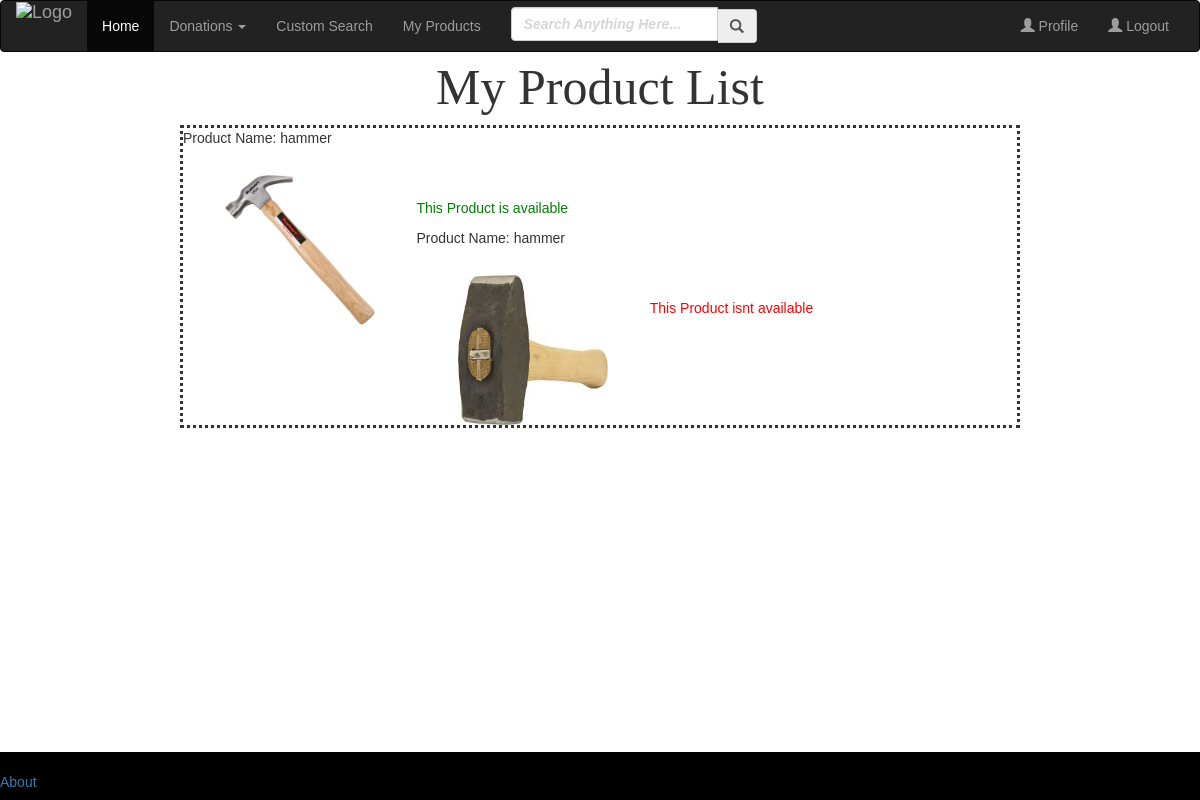
The app's page /my_products/ (signed in) with its own data.
### project/models.py (models this page shows)
class Products(db.Model):
    id = db.Column(db.Integer, primary_key=True)
    name = db.Column(db.String(1000))
    category = db.Column(db.String(50))
    description = db.Column(db.String(1000))
    idle = db.Column(db.Boolean)
    gmah_id = db.Column(db.Integer, db.ForeignKey('Gmah.id'))
    pic_name = db.Column(db.String(50))

### project/auth.py (the view)
@auth.route('/my_products/')
def my_products():
    products = Products.query.all()
    return render_template("my_products.html",products=products)

### project/templates/my_products.html
{% extends "base.html" %}
{% block content %}
<h2 class="homewelcome" style="text-align:center;">My Product List</h2>
    <div class="eachproduct">
    {% for product in products %}
        {% if product.gmah_id == current_user.id %}
        <p>Product Name: {{ product.name }}</p>
        {% set imagename = product.pic_name %}
        <img class="resultProductPhoto" src={{url_for('static',filename='images/products/{}'.format(imagename))}} width="150px" height="150px"><br><br>
        {% if product.idle %}
        <p style="color: green;">This Product is available</p>
       {% else %}
        <p style="color: red;" >This Product isnt available</p>
       {% endif %}
        {% endif %}
    {% endfor %}
        </div>
{% endblock %}

### project/static/style.css (style rules this page uses)
body { margin-top:5%; overflow-y: scroll; height: 100%; overflow-x: hidden; font-family: Arial, Helvetica, sans-serif; }
.eachproduct { border-style: dotted; width:70%; height:100%; margin:auto; margin-bottom:2%; overflow: auto; }
.resultProductPhoto { float:left; margin:2% 5% 0 5%; }
.homewelcome { font-family: 'Optima'; font-size:50px; }
::placeholder { opacity: 1; font-style: oblique; font-weight: bold; }

### records on screen
Products: name "hammer", pic_name (picture), idle "This Product is available"
Products: name "hammer", pic_name (picture), idle "This Product isnt available"
